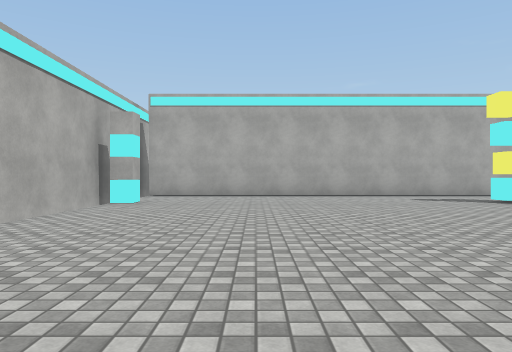
[1] (above)

22 first-person views from a walk through a 3-D level made in the Unity game engine. The camera is 1.2 m above the floor, looks level and sees 70° across. The floor is counted in squares, 2 m on a side. Each view is taken from the middle of a square. On the plan, view 1 faces up. The plan holds only what a view shows up to about 10 squares ahead; the rest is blank. The place goes on beyond the plan. Some animated figures are left out. Some surface patterns are stand-ins.

[2]
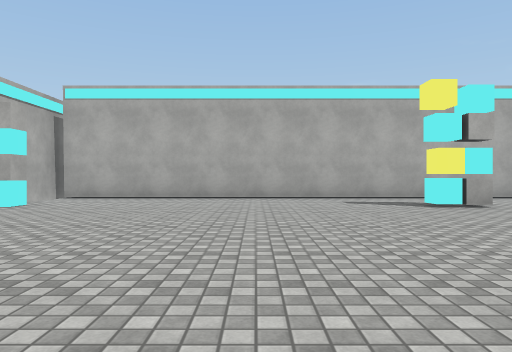

[3]
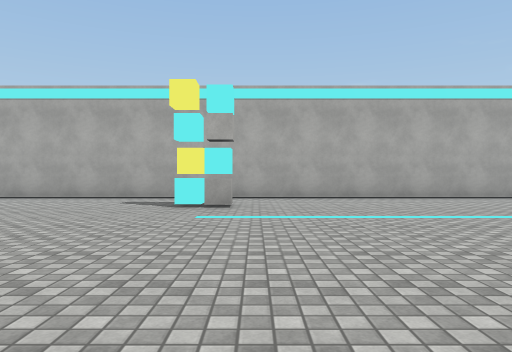

[4]
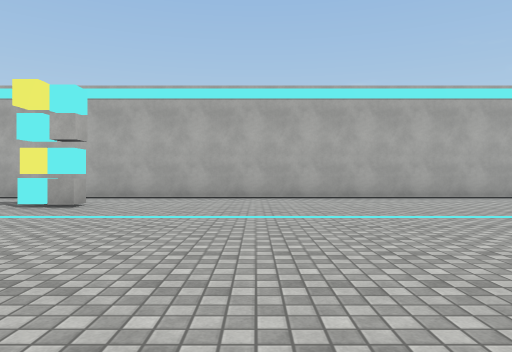

[5]
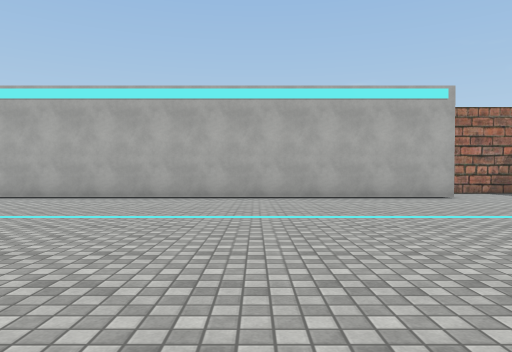

[6]
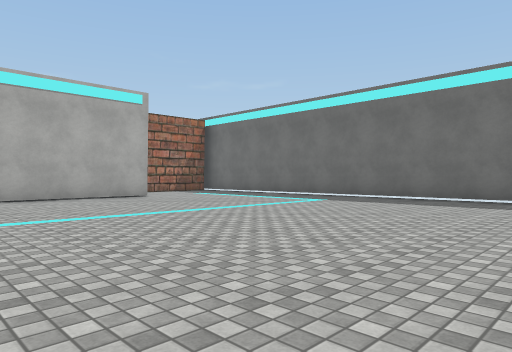

[7]
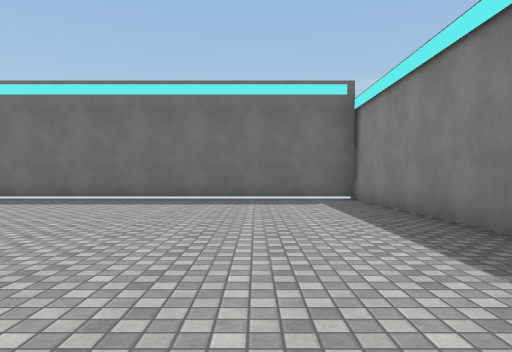

[8]
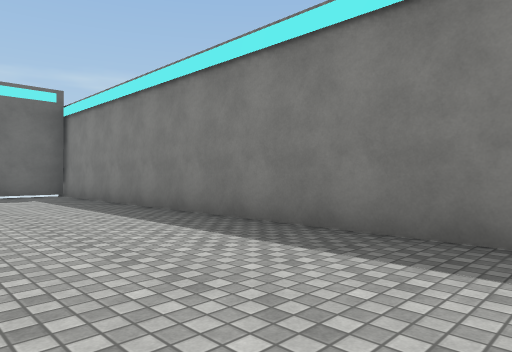

[9]
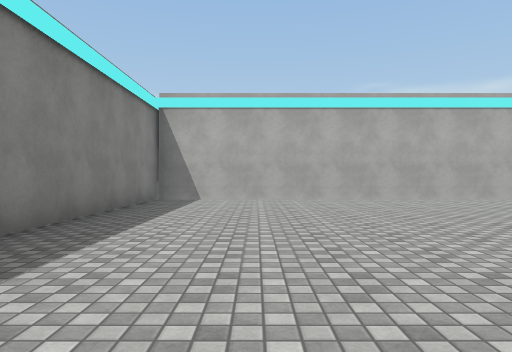

[10]
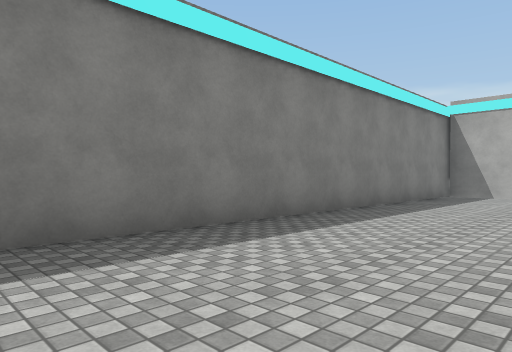

[11]
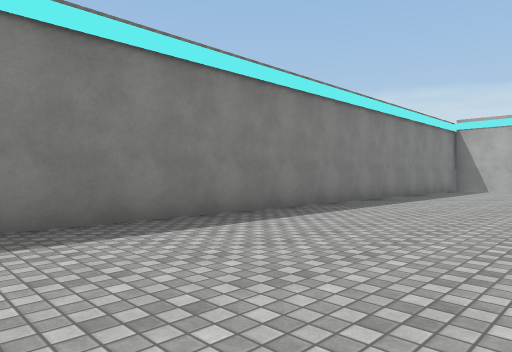

[12]
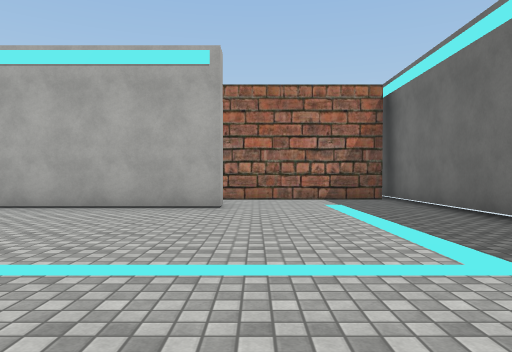

[13]
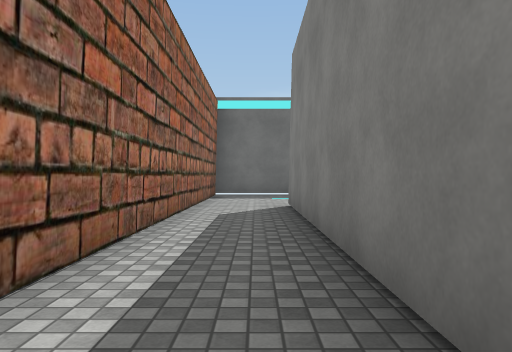

[14]
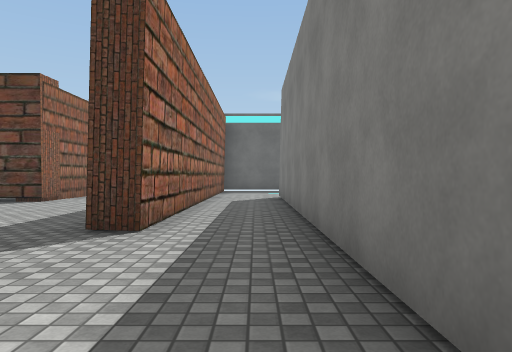

[15]
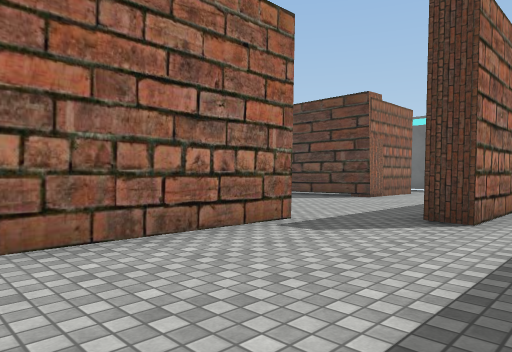

[16]
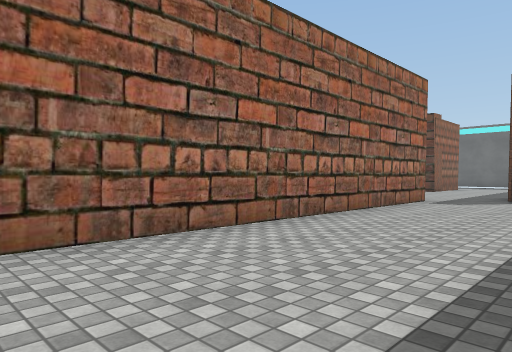

[17]
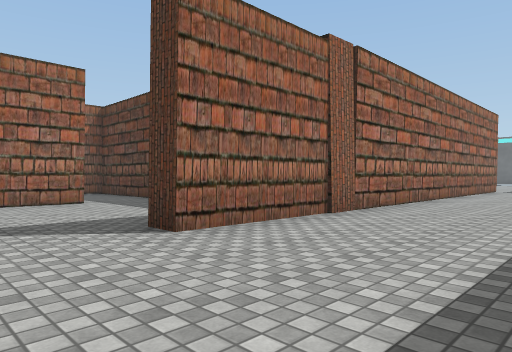

[18]
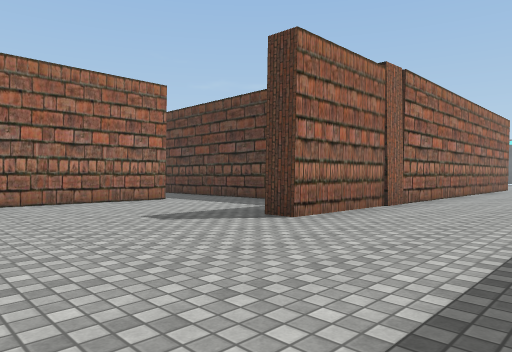

[19]
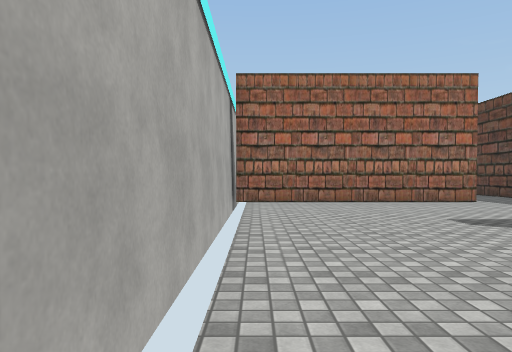

[20]
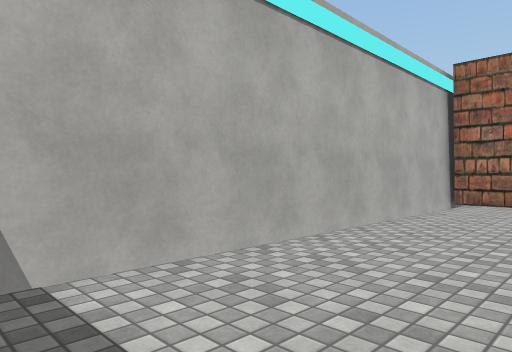

[21]
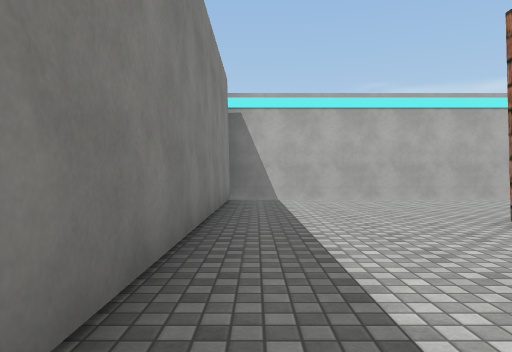

[22]
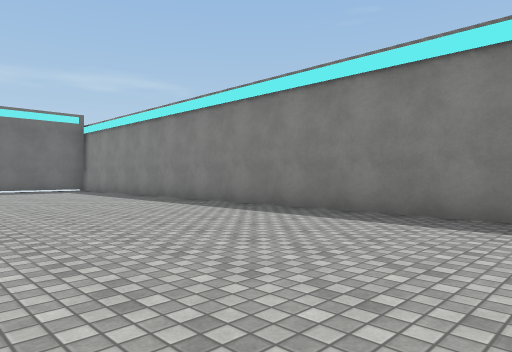

### Floor plan
Ten units are one square. View 1 is at (0, 0); x grows to the right and y downward. Boxes are objects, and circles mark ways between rooms. Rooms are numbered by the first view taken in them; rooms with no view inside come last. Other rooms are left out.
<svg viewBox="-40 -219 310 250">
<path fill="none" stroke="#000" d="M224 -108 -32 -108M265 -89 265 -140M262 -132 235 -132M-35 -110 -35 26 265 26 265 -66M40 -186 40 -191M20 -202 -35 -202M129 -113 224 -113M151 -153 12 -153 12 -160M-31 -113 51 -113M-35 -214 -35 -112M235 -132 159 -132 159 -139"/>
<rect x="-35" y="-85" width="10" height="10" fill="#bbb"><title>other object</title></rect>
<rect x="45" y="-85" width="10" height="10" fill="#bbb"><title>cyan cube</title></rect>
<rect x="55" y="-85" width="10" height="10" fill="#bbb"><title>yellow cube</title></rect>
<circle cx="225" cy="-125" r="3" fill="#2a7"/>
<text x="120" y="-40">1</text>
<text x="60" y="-150">2</text>
</svg>
Room 1 opens to room 2.

Where each view was taken, in squares from view 1:
view 1: 0 up, 0 right, facing up
view 2: 1 up, 2 right, facing up
view 3: 1 up, 7 right, facing up
view 4: 1 up, 10 right, facing up
view 5: 1 up, 17 right, facing up
view 6: 1 up, 17 right, facing up-right
view 7: 0 up, 17 right, facing right
view 8: 1 up, 15 right, facing down-right
view 9: 0 up, 6 right, facing left
view 10: 1 up, 8 right, facing down-left
view 11: 2 up, 12 right, facing down-left
view 12: 4 up, 23 right, facing up
view 13: 12 up, 15 right, facing right
view 14: 12 up, 12 right, facing right
view 15: 12 up, 11 right, facing up-right
view 16: 12 up, 6 right, facing up-right
view 17: 12 up, 1 left, facing up-right
view 18: 12 up, 3 left, facing up-right
view 19: 12 up, 3 left, facing up
view 20: 12 up, 1 left, facing up-left
view 21: 12 up, 6 right, facing left
view 22: 3 up, 11 right, facing down-right
